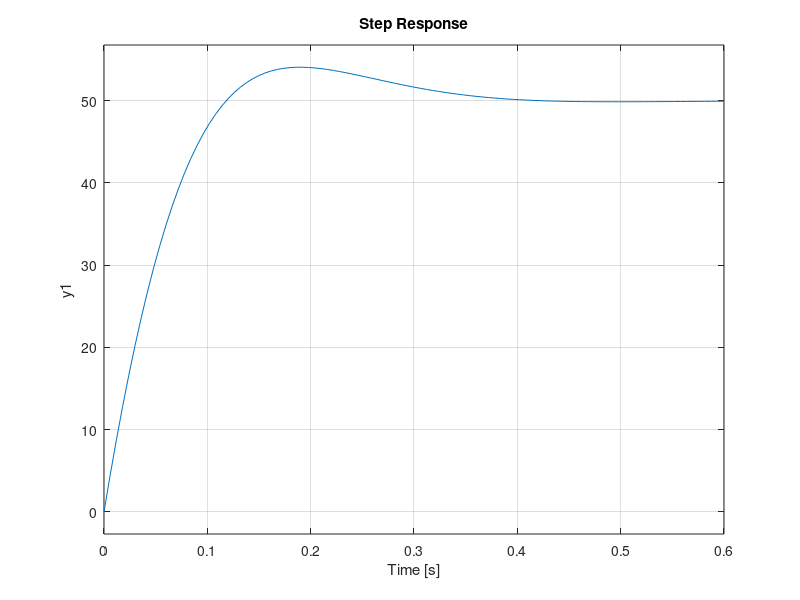

MATLAB code for this plot:
%% Question 1
s = tf('s');

kdc = 46.9/2;
tau = 132*10^-3;
ts = 0.35;
os = 0.03;

zeta = -log(os)/(sqrt(pi^2 + log(os)^2))
wn = 4/(zeta*ts)

kp = (2*zeta*wn*tau-1)/kdc
ki = wn^2*tau/kdc

zeta1 = (kp*kdc+1)/(2*sqrt(ki*kdc*tau))
wn1 = sqrt(kdc*ki/tau)
K = kdc*kp/tau
a = ki/kp
tf1 = K*(s+a)/(s^2 + 2*wn1*s*zeta1 + wn1^2)


% motor = Kdc/(tau*s+1);

figure
step(tf1*50);


%%


